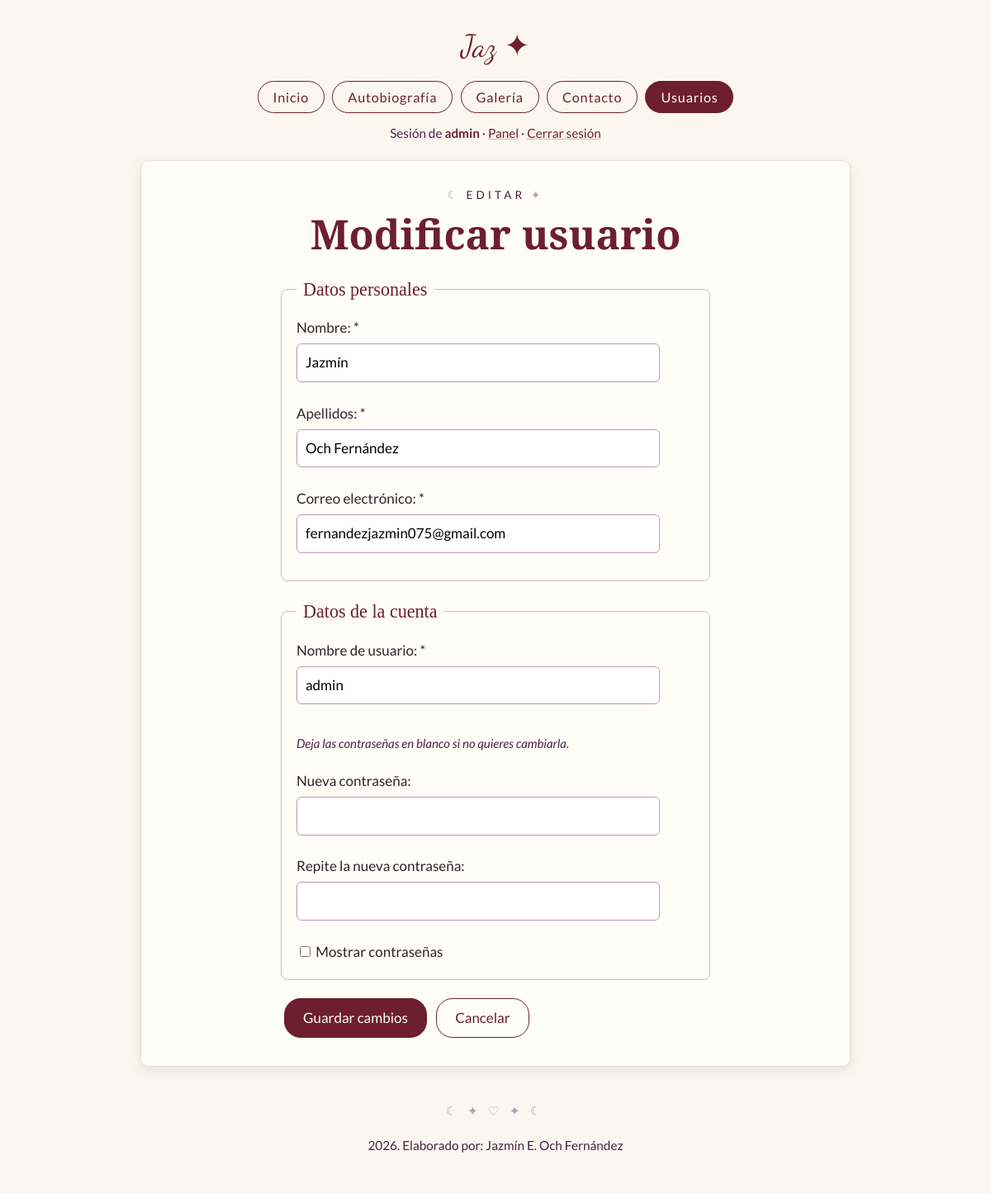
Page /editar.php?id=1 (signed in) on the committed database.
### tables this page shows
CREATE TABLE usuarios (
    id          INT UNSIGNED NOT NULL AUTO_INCREMENT,
    nombre      VARCHAR(60)  NOT NULL,
    apellidos   VARCHAR(80)  NOT NULL,
    usuario     VARCHAR(20)  NOT NULL,
    correo      VARCHAR(120) NOT NULL,
    clave       VARCHAR(255) NOT NULL,    
    creado      DATETIME     NOT NULL DEFAULT CURRENT_TIMESTAMP,
    PRIMARY KEY (id),
    UNIQUE KEY uk_usuario (usuario),
    UNIQUE KEY uk_correo (correo)
);

### conexion.php (called while the page is built, shortened)
<?php
function e($texto) {
    return htmlspecialchars($texto, ENT_QUOTES, "UTF-8");
}

### editar.php (the view, shortened to what this page needs)
<?php
require "conexion.php";
$id = (int) ($_GET["id"] ?? $_POST["id"] ?? 0);
$sql = $conexion->prepare("SELECT nombre, apellidos, usuario, correo FROM usuarios WHERE id = ?");
$sql->bind_param("i", $id);
$sql->execute();
$actual = $sql->get_result()->fetch_assoc();
$d = $actual + ["clave" => "", "reclave" => ""];
require "encabezado.php";
?>
        <p class="etiqueta">EDITAR</p>
        <h1>Modificar usuario</h1>
        <div class="acceso">
            <form id="form-editar" action="editar.php" method="post" onsubmit="return validarEdicion()" novalidate>
                <fieldset>
                    <legend>Datos personales</legend>
                    <label for="nombre">Nombre: *</label><br>
                    <input type="text" id="nombre" name="nombre" value="<?= e($d["nombre"]) ?>" onblur="validarTexto('nombre')">
                    <span class="error" id="error-nombre"></span>
                    <label for="apellidos">Apellidos: *</label><br>
                    <input type="text" id="apellidos" name="apellidos" value="<?= e($d["apellidos"]) ?>" onblur="validarTexto('apellidos')">
                    <span class="error" id="error-apellidos"></span>
                    <label for="correo">Correo electrónico: *</label><br>
                    <input type="email" id="correo" name="correo" value="<?= e($d["correo"]) ?>" onblur="validarCorreo()">
                    <span class="error" id="error-correo"></span>
                </fieldset>
                <fieldset>
                    <legend>Datos de la cuenta</legend>
                    <label for="usuario">Nombre de usuario: *</label><br>
                    <input type="text" id="usuario" name="usuario" value="<?= e($d["usuario"]) ?>" onblur="validarUsuario()">
                    <span class="error" id="error-usuario"></span>
                    <p class="nota">Deja las contraseñas en blanco si no quieres cambiarla.</p>
                    <label for="clave">Nueva contraseña:</label><br>
                    <input type="password" id="clave" name="clave" onkeyup="medirClave()" onblur="validarClave(false)">
                    <span class="error" id="error-clave"></span>
                    <label for="reclave">Repite la nueva contraseña:</label><br>
                    <input type="password" id="reclave" name="reclave" onkeyup="validarReclave()" onblur="validarReclave()">
                    <span class="error" id="error-reclave"></span>
                    <label><input type="checkbox" onclick="verClaves(this)"> Mostrar contraseñas</label>
                </fieldset>
                <input type="submit" value="Guardar cambios">
                <a class="boton secundario" href="panel.php">Cancelar</a>
            </form>
        </div>
<?php require "pie.php"; ?>

### estilo.css (style rules this page uses)
:root { --vino: #6d1f2f; --ciruela: #4a2143; --carbon: #2b2528; --marfil: #fbf7f0; --crema: #fffdf8; --beige: #eadfd2; --malva: #b79cb5; --rosa: #d9b8bc; }
* { box-sizing: border-box; }
body { margin: 0; background-color: var(--marfil); color: var(--carbon); font-family: Lato, Arial, sans-serif; font-size: 17px; line-height: 1.7; }
h1, h2, h3 { font-family: 'Cormorant Garamond', Georgia, serif; font-weight: 600; line-height: 1.2; }
h1 { text-align: center; font-size: 2.9em; color: var(--vino); margin: 0.1em 0 0.4em 0; }
.etiqueta { text-align: center; margin: 0; font-size: 0.8em; letter-spacing: 0.3em; color: var(--ciruela); }
.etiqueta::before { content: "☾ "; color: var(--malva); }
.etiqueta::after { content: " ✦"; color: var(--malva); }
a { color: var(--vino); text-decoration-color: var(--rosa); }
fieldset { margin: 0 0 18px 0; padding: 10px 18px 14px 18px; border: 1px solid var(--rosa); border-radius: 8px; }
legend { padding: 0 8px; font-family: 'Cormorant Garamond', Georgia, serif; font-size: 1.3em; color: var(--vino); }
label { display: inline-block; margin: 4px 14px 4px 0; }
input[type="text"], input[type="password"], input[type="email"], input[list], select, textarea { width: 100%; max-width: 440px; padding: 8px 10px; background-color: #fff; border: 1px solid var(--malva); border-radius: 6px; font: inherit; }
input[type="radio"], input[type="checkbox"] { accent-color: var(--vino); }
button, input[type="submit"] { margin: 4px; padding: 9px 22px; background-color: var(--vino); color: var(--crema); border: 1px solid var(--vino); border-radius: 20px; font: inherit; cursor: pointer; }
.error { display: block; min-height: 1.3em; font-size: 0.88em; font-style: italic; color: var(--vino); }
.acceso { max-width: 520px; margin: 0 auto; }
.nota { font-size: 0.88em; font-style: italic; color: var(--ciruela); }
a.boton { display: inline-block; margin: 4px; padding: 9px 22px; background-color: var(--vino); color: var(--crema); border: 1px solid var(--vino); border-radius: 20px; text-decoration: none; }
a.boton.secundario { background-color: transparent; color: var(--vino); }

### rows in the picture
usuarios: nombre "Jazmín", apellidos "Och Fernández", correo "fernandezjazmin075@gmail.com", usuario "admin"

### other values in the picture
$_SESSION["usuario"] "admin"
